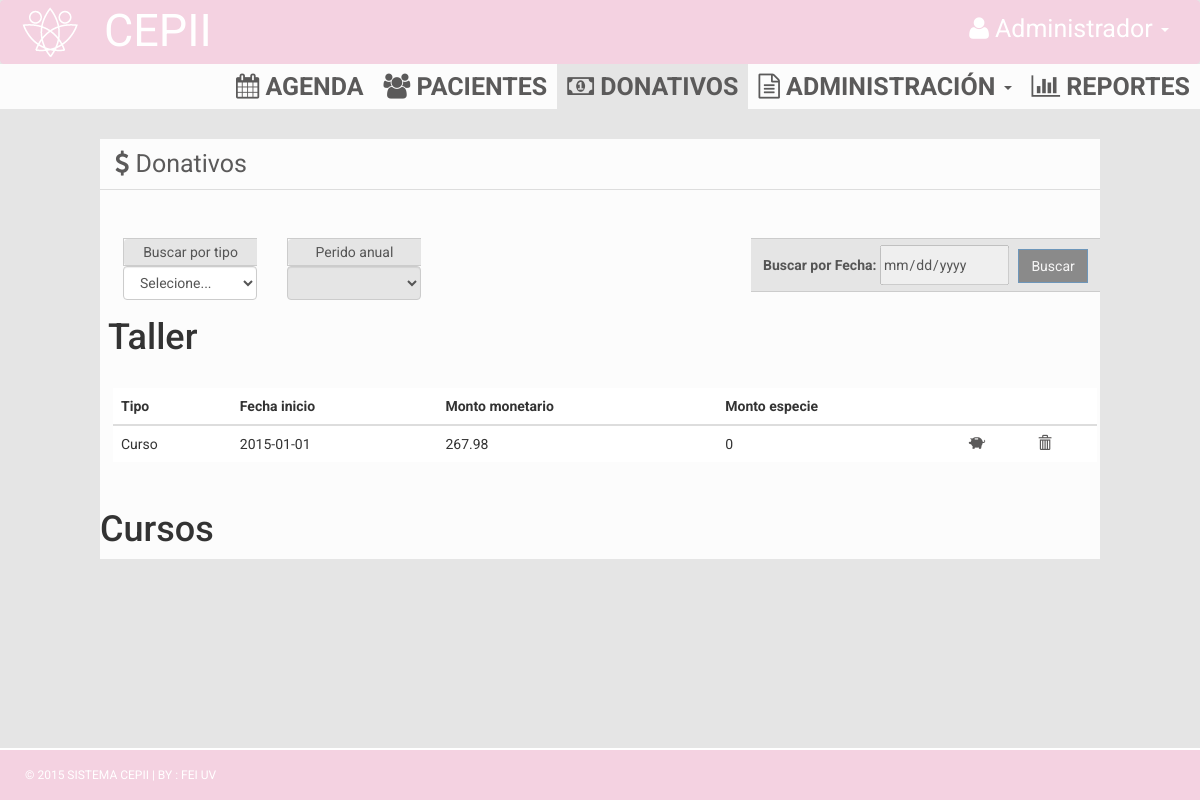
Page /index.php/donativos on the committed database.
### tables this page shows
CREATE TABLE IF NOT EXISTS `donativo_curso_taller` (
`id_donativo_cur_tall` int(11) NOT NULL,
  `id_curso_taller` int(11) NOT NULL,
  `Tipo` varchar(45) NOT NULL,
  `fecha_ini` date NOT NULL,
  `Monto_monetario` float NOT NULL,
  `Monto_especie` int(11) NOT NULL
);

### application/controllers/donativos.php (called while the page is built, shortened)
<?php
class Donativos extends CI_Controller {
  public function __construct(){
            $this->load->helper(array('url', 'form'));
  		    $this->load->database('default');
    		$this->load->model('donativos_model');
  	}
	public function index(){
	 $data ['query'] = $this->donativos_model->get_appointment();
     $this->load->model('donativos_model');
	 $data['arrServicios'] = $this->donativos_model->get_servicios();
	 $this->load->view('admin/view_control_donativos', $data);
	}
}

### index.php (called while the page is built, shortened)
<?php
require_once BASEPATH.'core/CodeIgniter.php';

### application/models/donativos_model.php (called while the page is built, shortened)
<?php if ( ! defined('BASEPATH')) exit('No direct script access allowed');
class Donativos_model extends CI_Model{
    public function get_appointment(){
       $this->db->order_by('fecha_ini', 'asc');
        $query = $this->db->get('donativo_curso_taller');
        if($query->num_rows() > 0){
            return $query->result();
        }
    }
    public function get_servicios(){
        $this->db->order_by('nombre', 'asc');
        $servicios = $this->db->get('servicios');
        if($servicios->num_rows() > 0){
            return $servicios->result();
        }
  }
}

### application/views/admin/view_control_donativos.php (the view, shortened to what this page needs)
<!DOCTYPE html>
<html xmlns="http://www.w3.org/1999/xhtml">
<head>
    <link href="<?php echo base_url(); ?>assets/css/bootstrap.css" rel="stylesheet" />
    <link href="<?php echo base_url(); ?>assets/css/font-awesome.css" rel="stylesheet" />
    <link href="<?php echo base_url(); ?>assets/css/style.css" rel="stylesheet" />
    <link href="<?php echo base_url(); ?>css/jquery-ui.min.css" rel="stylesheet" />
</head>
<body style="background-color:#e5e5e5;">
            <nav class="navbar navbar-default">
               <div class="container-fluid">
                      <div class="navbar-header" style="margin:5px;">
                          <img src="<?php echo base_url(); ?>assets/img/logo.png">
                      </div>
                      <div class="collapse navbar-collapse" id="bs-example-navbar-collapse-1">
                          <ul class="nav navbar-nav" style="margin:5px;">
                              <li><a style="color:#FFF; font-size:45px;"> CEPII</a></li>
                          </ul>
                          <ul class="nav navbar-nav navbar-right">
                             <li class="dropdown">
                                  <a href="#" class="dropdown-toggle" data-toggle="dropdown" role="button" aria-haspopup="true" aria-expanded="false">
                                     <div style="color:#FFF;">
                                       <i class="fa fa-user"></i>     Administrador
                                       <span class="caret"></span>
                                     </div>
                                  </a>
                              </li>
                          </ul>
                      </div>
              </div>
            </nav>
  <section class="menu-section">
    <div >
      <div class="row">
        <div class="col-md-12">
          <div class="navbar-collapse collapse ">
            <ul id="menu-top" class="nav navbar-nav navbar-right">
              <li>
                <a href="<?php echo base_url().'Agenda'; ?>">
                  <div>
                    <i class="fa fa-calendar"></i>     Agenda
                  </div>
                </a>
              </li>
              <li>
                <a href="<?php echo base_url().'Paciente'; ?>">
                  <div>
                    <i class="fa fa-users"></i>     Pacientes
                  </div>
                </a>
              </li>
              <li>
                 <a class="menu-top-active" href="<?php echo base_url().'Donativos'; ?>">
                  <div>
                    <i class="fa fa-money"></i>     Donativos
                  </div>
                </a>
              </li>
              <li class="dropdown">
                <a href="#" class="dropdown-toggle" data-toggle="dropdown" role="button" aria-haspopup="true" aria-expanded="false">
                  <div>
                      <i class="fa fa-file-text-o"></i>     Administración
                      <span class="caret"></span>
                  </div>
                </a>
              </li>
              <li>
                <a href="">
                  <div>
                    <i class="fa fa-bar-chart"></i>     Reportes
                  </div>
                </a>
              </li>
            </ul>
          </div>
        </div>
      </div>
    </div>
  </section>
<div class="content-wrapper" style="background-color: #e5e5e5; margin-top: 0px;">
    <br>
    <div id="exTab3" class="tab">
      <ul  class="nav nav-pills">
        <li  data-toggle="tab">
          <a href="#1b" data-toggle="tab">
            <i class="fa fa-usd"></i>     Donativos
          </a>
        </li>
      </ul>
      <div class="tab-content clearfix">
           <div class="tab-pane active" id="1b">
               <?=  form_open(base_url().'Donativos/')?>
               <table class="table">
                 <tr>
                 <td>
                <div style="margin-left:0px; margin-right:0px;">
                <div class="content-wrapper"  style="width:100%; min-height: auto; height:auto; margin-left;10px; margin-right:10px;">
                  <div class="col-xs-2">
                     <span class="input-group-addon" >Buscar por tipo</span>
                        <select type="text" class="form-control" onchange="habilitarDescripcion(this)" aria-describedby="sizing-addon2" id="TipoBusquedaDonativo" name="TipoBusquedaDonativo">
                            <option value="0" disabled selected style="display: none;">Selecione...</option>
                         </select>
                  </div>
                 <div class="col-xs-2">
                  <span class="input-group-addon" >Perido anual</span>
                    <select type="text" class="form-control" aria-describedby="sizing-addon2" name="TipoBusquedaDonativoCita" id="TipoBusquedaDonativoCita" disabled="false">
                    </select>
                  </div>
                 <div class="col-xs-2" style="margin-left: 300px; ">
                    <div class="input-group-addon">
                      <label>Buscar por Fecha: </label>
                      <input type="date" class="form-control;" aria-describedby="sizing-addon2" name="fechaBusquedaDonativo" disabled ="false">
                      <input type="submit" style="margin-left:6px" value="Buscar" id="Buscar" name="Buscar" class="btn btn-primary btn-lg;" disabled ="false">
                    </div>
                  </div>
              </div>
            </div>
            <h1>Taller</h1>
            <br>
                   <table class="table" style="margin-left:5px">
                     <thead>
                        <th>Tipo</th>
                         <th>Fecha inicio</th>
                         <th>Monto monetario</th>
                         <th>Monto especie</th>
                        <th> </th>
                        <th> </th>
                    </thead>
                  <?php foreach($query as $row): ?>
                  <tr style="margin-top:7px; margin-bottom:7px;">
                      <td >
                         <?php echo $row->Tipo; ?>
                      </td>
                      <td >
                         <?php echo $row->fecha_ini; ?>
                      </td>
                      <td>
                         <?php echo $row->Monto_monetario; ?>
                      </td>
                      <td >
                         <?php echo $row->Monto_especie; ?>
                      </td>
                        <td>
                      <a href='#' onclick="registrar_donativo('<?=base_url()?>donativos/hacerAlgo/<?=$row->id_donativo_cur_tall?>');"><i class='glyphicon glyphicon-piggy-bank'></i></a>
                      </td>
                      <td>
                       <a href='#' onclick="registrar_donativo('<?=base_url()?>donativos/Registrar_Mespecie/<?=$row->id_donativo_cur_tall?>');"><i class='glyphicon glyphicon-trash'></i></a>
                      </td>
                  </tr>
                  <?php endforeach; ?>
                   </table>
                  </td>
                 </tr>
               </table>
                <?=form_close()?>
           </div>
           <h1>Cursos</h1>
      </div>
    </div>
</div>
  <footer style="width: 100%;border-top: 2px solid #fff;bottom: 0; position: fixed; padding: 1rem;">
    <div class="container">
          &copy; 2015 SISTEMA CEPII | BY : <a href="http://www.uv.mx/Fei/" target="_blank">FEI UV</a>
    </div>
  </footer>
</body>
</html>

### assets/css/style.css (style rules this page uses)
body { font-family: 'Roboto', sans-serif; line-height: 30px; }
.content-wrapper { margin-top: 40px; padding-bottom: 60px; width: 100%; }
.btn { border-radius: 0px; -webkit-border-radius: 0px; -moz-border-radius: 0px; }
.menu-section { background-color: #FCFCFC; }
#menu-top a { color: #5B5A5A; text-decoration: none; font-weight: bold; padding: 10px 10px 10px 10px; font-size: 25px; text-transform: uppercase; }
.menu-top-active { background-color: #e5e5e5; }
.navbar { margin-bottom: 0px; }
footer { padding: 10px; color: #fff; font-size: 12px; background-color: #f4d2e1; }
footer a, footer a:hover { color: #fff; text-decoration: none; }

### rows in the picture
donativo_curso_taller: Tipo "Curso", fecha_ini "2015-01-01", Monto_monetario "267.98", Monto_especie "0"
